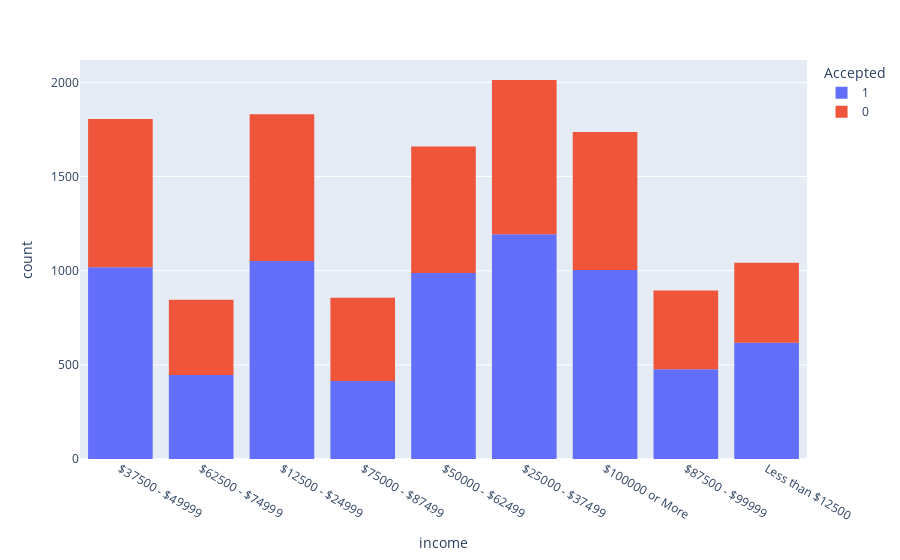

Notebook code cell kept with this figure:
### Code cell
px.histogram(data, x='income', color= 'Accepted')
#sns.displot (data, x='income', hue = 'Accepted')

### Figure 1 — Plotly figure (JSON) as saved in the notebook; plotly's stock layout.template omitted (floating-point values rounded to 4 significant figures; data arrays with more than 128 entries replaced by an {"elided": "..."} marker saying what was removed)
{"data": [{"alignmentgroup": "True", "bingroup": "x", "hovertemplate": "Accepted=1<br>income=%{x}<br>count=%{y}<extra></extra>", "legendgroup": "1", "marker": {"color": "#636efa", "pattern": {"shape": ""}}, "name": "1", "offsetgroup": "1", "orientation": "v", "showlegend": true, "type": "histogram", "x": {"elided": "7210 str values"}, "xaxis": "x", "yaxis": "y"}, {"alignmentgroup": "True", "bingroup": "x", "hovertemplate": "Accepted=0<br>income=%{x}<br>count=%{y}<extra></extra>", "legendgroup": "0", "marker": {"color": "#EF553B", "pattern": {"shape": ""}}, "name": "0", "offsetgroup": "0", "orientation": "v", "showlegend": true, "type": "histogram", "x": {"elided": "5474 str values"}, "xaxis": "x", "yaxis": "y"}], "layout": {"barmode": "relative", "legend": {"title": {"text": "Accepted"}, "tracegroupgap": 0}, "margin": {"t": 60}, "xaxis": {"anchor": "y", "domain": [0, 1], "title": {"text": "income"}}, "yaxis": {"anchor": "x", "domain": [0, 1], "title": {"text": "count"}}}}
